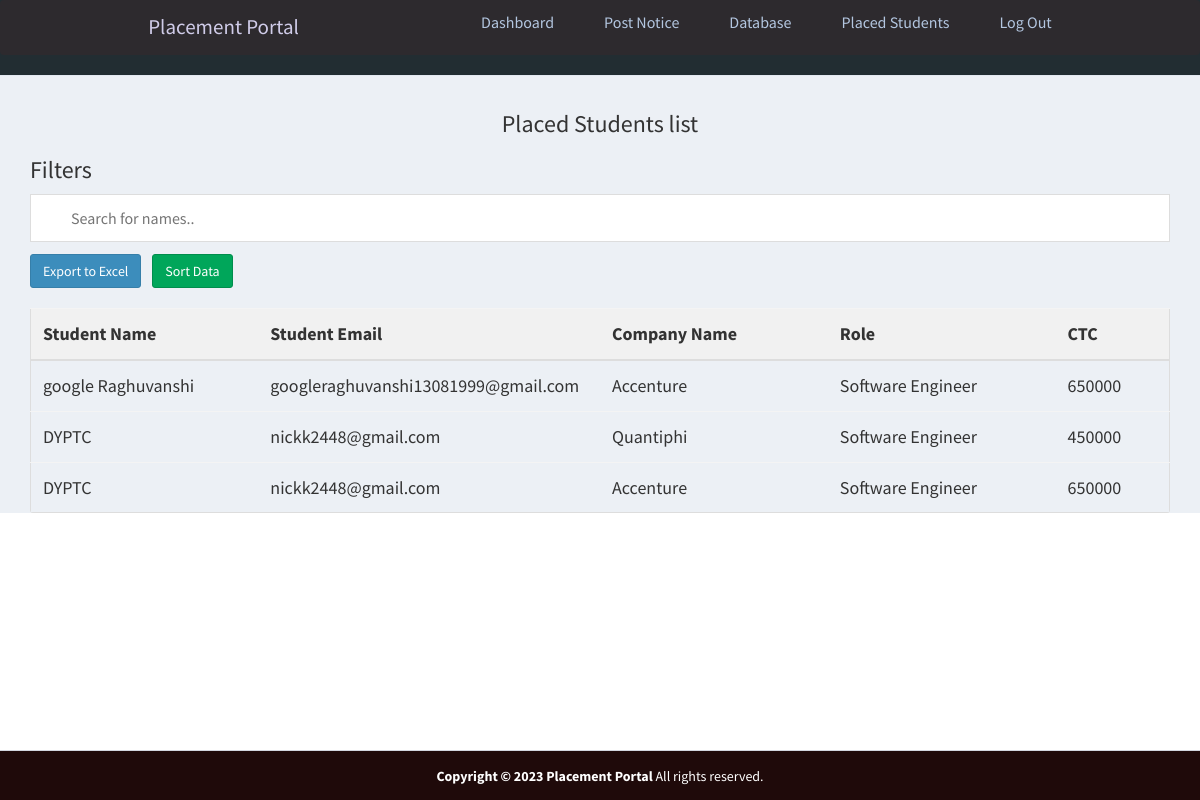
/admin/placed.php (signed in), run on the app's committed database.
### tables this page shows
CREATE TABLE `apply_job_post` (
  `id_apply` int(11) NOT NULL AUTO_INCREMENT,
  `id_jobpost` int(11) NOT NULL,
  `id_company` int(11) NOT NULL,
  `id_user` int(11) NOT NULL,
  `status` int(11) NOT NULL DEFAULT 2,
  PRIMARY KEY (`id_apply`)
);

CREATE TABLE `users` (
  `id_user` int(11) NOT NULL AUTO_INCREMENT,
  `firstname` varchar(255) NOT NULL,
  `lastname` varchar(255) NOT NULL,
  `email` varchar(255) NOT NULL,
  `password` varchar(255) NOT NULL,
  `address` text DEFAULT NULL,
  `city` varchar(255) DEFAULT NULL,
  `state` varchar(255) DEFAULT NULL,
  `contactno` varchar(255) DEFAULT NULL,
  `qualification` varchar(255) DEFAULT NULL,
  `stream` varchar(255) DEFAULT NULL,
  `passingyear` varchar(255) DEFAULT NULL,
  `dob` varchar(255) DEFAULT NULL,
  `age` varchar(255) DEFAULT NULL,
  `designation` varchar(255) DEFAULT NULL,
  `resume` varchar(255) DEFAULT NULL,
  `hash` varchar(255) DEFAULT NULL,
  `active` int(11) NOT NULL DEFAULT 2,
  `aboutme` text DEFAULT NULL,
  `skills` text DEFAULT NULL,
  `hsc` int(200) NOT NULL DEFAULT 0,
  `ssc` int(11) NOT NULL DEFAULT 0,
  `ug` int(11) NOT NULL DEFAULT 0,
  `pg` int(11) NOT NULL DEFAULT 0,
  PRIMARY KEY (`id_user`),
  UNIQUE KEY `email` (`email`)
);

CREATE TABLE `job_post` (
  `id_jobpost` int(11) NOT NULL AUTO_INCREMENT,
  `id_company` int(11) NOT NULL,
  `jobtitle` varchar(255) NOT NULL,
  `description` text NOT NULL,
  `minimumsalary` varchar(255) NOT NULL,
  `maximumsalary` varchar(255) NOT NULL,
  `experience` varchar(255) NOT NULL,
  `qualification` varchar(255) NOT NULL,
  `createdat` timestamp NOT NULL DEFAULT current_timestamp(),
  PRIMARY KEY (`id_jobpost`)
);

### admin/placed.php (the view, shortened to what this page needs)
<?php
require_once("../db.php");
?>
<!DOCTYPE html>
<html>
<head>
    <link rel="stylesheet" href="https://cdnjs.cloudflare.com/ajax/libs/twitter-bootstrap/3.3.7/css/bootstrap.min.css">
    <link rel="stylesheet" href="https://cdnjs.cloudflare.com/ajax/libs/font-awesome/4.7.0/css/font-awesome.min.css">
    <link rel="stylesheet" href="https://cdnjs.cloudflare.com/ajax/libs/ionicons/2.0.1/css/ionicons.min.css">
    <link rel="stylesheet" href="../css/AdminLTE.min.css">
    <link rel="stylesheet" href="../css/_all-skins.min.css">
    <link rel="stylesheet" href="../css/custom.css">
</head>
<body class="hold-transition skin-green sidebar-mini">
    <div class="wrapper">
        <?php
        include 'header.php';
        ?>
        <div class="content-wrapper" style="margin-left: 0px;">
            <section id="candidates" class="content-header">
                <div class="container">
                    <div class="col md-4">
                        <h3 style="text-align: center;">Placed Students list </h3>
                        <h3>Filters</h3>
                        <input type="text" id="myInput" onkeyup="myFunction()" placeholder="Search for names..">
                        <a href="export1.php"><button type="submit1" name='export_excel_btn' class="btn btn-primary">Export to Excel</button></a>
                        <button type="submit1" onclick="sortTable()" name='export_excel_btn' style="margin-left: 8px;" class="btn btn-success">Sort Data</button>
                    </div>
                    <div class="row margin-top-20">
                        <div class="col-md-12">
                            <div class="box-body table-responsive no-padding">
                                <table id="example2" class="table table-hover">
                                    <tr class="header">
                                        <th style="width:20%;">Student Name</th>
                                        <th style="width:30%;">Student Email</th>
                                        <th style="width:20%;">Company Name</th>
                                        <th style="width:20%;">Role</th>
                                        <th style="width:20%;">CTC</th>
                                    </tr>
                                    <tbody>
                                        <?php
                                        $sql = "select * from users inner join apply_job_post INNER JOIN job_post where users.id_user = apply_job_post.id_user AND apply_job_post.id_jobpost = job_post.id_jobpost;;";
                                        $result = $conn->query($sql);
                                        if ($result->num_rows > 0) {
                                            while ($row = $result->fetch_assoc()) {
                                        ?>
                                                <tr>
                                                    <td><?php echo $row['firstname'] . ' ' . $row['lastname']; ?></td>
                                                    <td><?php echo $row['email']; ?></td>
                                                    <td><?php echo $row['jobtitle']; ?></td>
                                                    <td><?php echo $row['experience']; ?></td>
                                                    <td><?php echo $row['minimumsalary']; ?></td>
                                                </tr>
                                        <?php
                                            }
                                        }
                                        ?>
                                    </tbody>
                                </table>
                            </div>
                        </div>
                    </div>
                </div>
        </div>
    </div>
    <footer class="main-footer" style="margin:auto;bottom: 0;
  width: 100%;
  height: 50px; position:absolute; background-color:#1f0a0a; color:white">
        <div class="text-center">
            <strong>Copyright &copy; 2023 Placement Portal</strong> All rights
            reserved.
        </div>
    </footer>
</body>
</html>

### admin/header.php (shortened to what this page needs)
<header class="header">
    <nav class="navbar">
        <a href="#" class="nav-logo">Placement Portal</a>
        <ul class="nav-menu">
            <li class="nav-item">
                <a href="index.php" class="nav-link">Dashboard</a>
            </li>
            <li class="nav-item">
                <a href="postnotice.php" class="nav-link">Post Notice</a>
            </li>
            <li class="nav-item">
                <a href="database.php" class="nav-link">Database</a>
            </li>
            <li class="nav-item">
                <a href="placed.php" class="nav-link">Placed Students</a>
            </li>
            <li class="nav-item">
                <a href="../logout.php" class="nav-link">Log Out</a>
            </li>
        </ul>
    </nav>
</header>

### css/custom.css (style rules this page uses)
.margin-top-20 { margin-top: 20px; }
li { color: aqua; }

### admin/header.php (style rules this page uses)
* { margin: 0; padding: 0; box-sizing: border-box; }
html { font-size: 62.5%; font-family: 'Roboto', sans-serif; }
li { list-style: none; }
a { text-decoration: none; }
.header { border-bottom: 1px solid #E2E8F0; }
.navbar { display: flex; justify-content: space-between; align-items: center; padding: 1rem 1.5rem; background-color: #2d2a2e; }
.nav-menu { display: flex; justify-content: space-between; align-items: center; }
.nav-item { margin-left: 5rem; }
.nav-link { font-size: 1.6rem; font-weight: 400; color: #b3c6e0; }
.nav-logo { font-size: 2.1rem; font-weight: 500; color: #d0cce9; }

### admin/placed.php (style rules this page uses)
#myInput { background-image: url('/css/searchicon.png'); background-position: 10px 12px; background-repeat: no-repeat; width: 100%; font-size: 16px; padding: 12px 20px 12px 40px; border: 1px solid #ddd; margin-bottom: 12px; }
#example2 { border-collapse: collapse; width: 100%; border: 1px solid #ddd; font-size: 18px; }
#example2 th, #example2 td { text-align: left; padding: 12px; }
#example2 tr { border-bottom: 1px solid #ddd; }
#example2 tr.header, #example2 tr:hover { background-color: #f1f1f1; }

### data on the page
apply_job_post: id_user.firstname "google", id_user.lastname "Raghuvanshi", id_user.email "googleraghuvanshi13081999@gmail.com", id_jobpost.jobtitle "Accenture", id_jobpost.experience "Software Engineer", id_jobpost.minimumsalary "650000"
apply_job_post: id_user.firstname "DYPTC", id_user.email "nickk2448@gmail.com", id_jobpost.jobtitle "Quantiphi", id_jobpost.experience "Software Engineer", id_jobpost.minimumsalary "450000"
apply_job_post: id_user.firstname "DYPTC", id_user.email "nickk2448@gmail.com", id_jobpost.jobtitle "Accenture", id_jobpost.experience "Software Engineer", id_jobpost.minimumsalary "650000"
